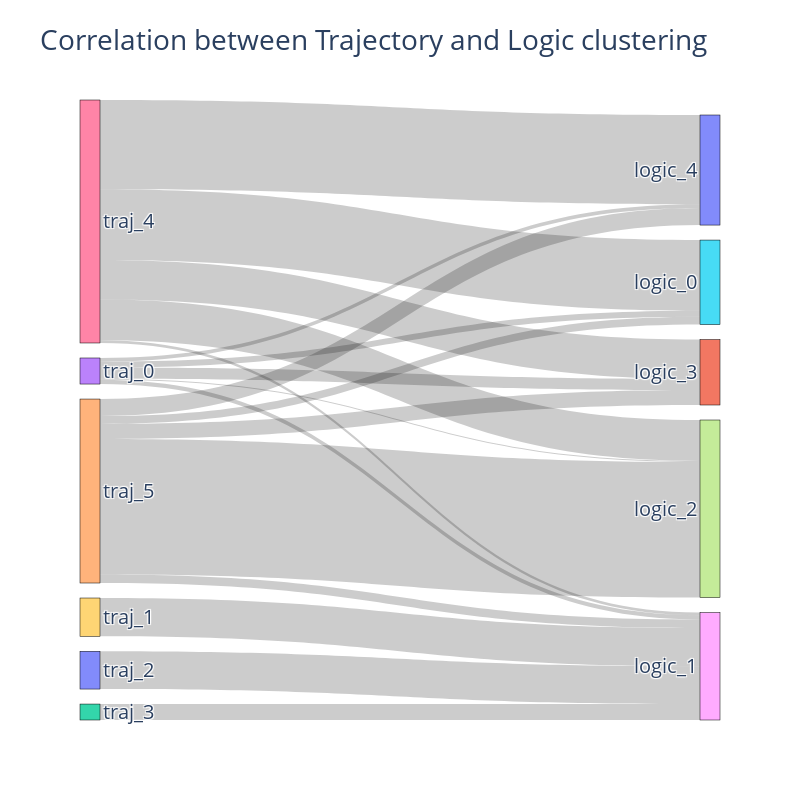

Notebook source saved alongside this figure:
### Code cell
import plotly.graph_objects as go

traj_clust = pd.DataFrame.from_dict(model.trajectory.cluster_dict, orient='index', columns=['Cluster'])
df = pd.concat([traj_clust, model.logic.pca_df['Kmean_Cluster']], axis = 1, ignore_index = False)
df.columns = ['trajectory_cluster', 'logic_cluster']
df['trajectory_cluster'] = 'traj_' + df.trajectory_cluster.astype('str')
df['logic_cluster'] = 'logic_' + df.logic_cluster.astype('str')


# Create a mapping from category names to indices
all_labels = list(set(df['trajectory_cluster']) | set(df['logic_cluster']))
label_to_index = {label: idx for idx, label in enumerate(all_labels)}

# Create the source and target indices
df['source'] = df['trajectory_cluster'].map(label_to_index)
df['target'] = df['logic_cluster'].map(label_to_index)

# Count the occurrences of each pair
link_data = df.groupby(['source', 'target']).size().reset_index(name='count')

# Create the Sankey plot
fig = go.Figure(data=[go.Sankey(
    node=dict(
        pad=15,
        thickness=20,
        line=dict(color="black", width=0.5),
        label=all_labels
    ),
    link=dict(
        source=link_data['source'],
        target=link_data['target'],
        value=link_data['count']
    )
)])

# Adjust the figure size
fig.update_layout(width=800, height=800, title_text="Correlation between Trajectory and Logic clustering", font_size=20)
fig.show()

### Figure 1 — Plotly figure (JSON) as saved in the notebook; plotly's stock layout.template omitted (floating-point values rounded to 4 significant figures)
{"data": [{"link": {"source": [2, 3, 3, 3, 3, 3, 4, 4, 4, 4, 4, 6, 6, 6, 6, 6, 9, 10], "target": [8, 0, 1, 5, 7, 8, 0, 1, 5, 7, 8, 0, 1, 5, 7, 8, 8, 8], "value": [30, 7, 21, 11, 2, 8, 32, 28, 15, 255, 16, 168, 74, 133, 77, 5, 72, 71]}, "node": {"label": ["logic_4", "logic_3", "traj_3", "traj_0", "traj_5", "logic_0", "traj_4", "logic_2", "logic_1", "traj_1", "traj_2"], "line": {"color": "black", "width": 0.5}, "pad": 15, "thickness": 20}, "type": "sankey"}], "layout": {"font": {"size": 20}, "height": 800, "title": {"text": "Correlation between Trajectory and Logic clustering"}, "width": 800}}
